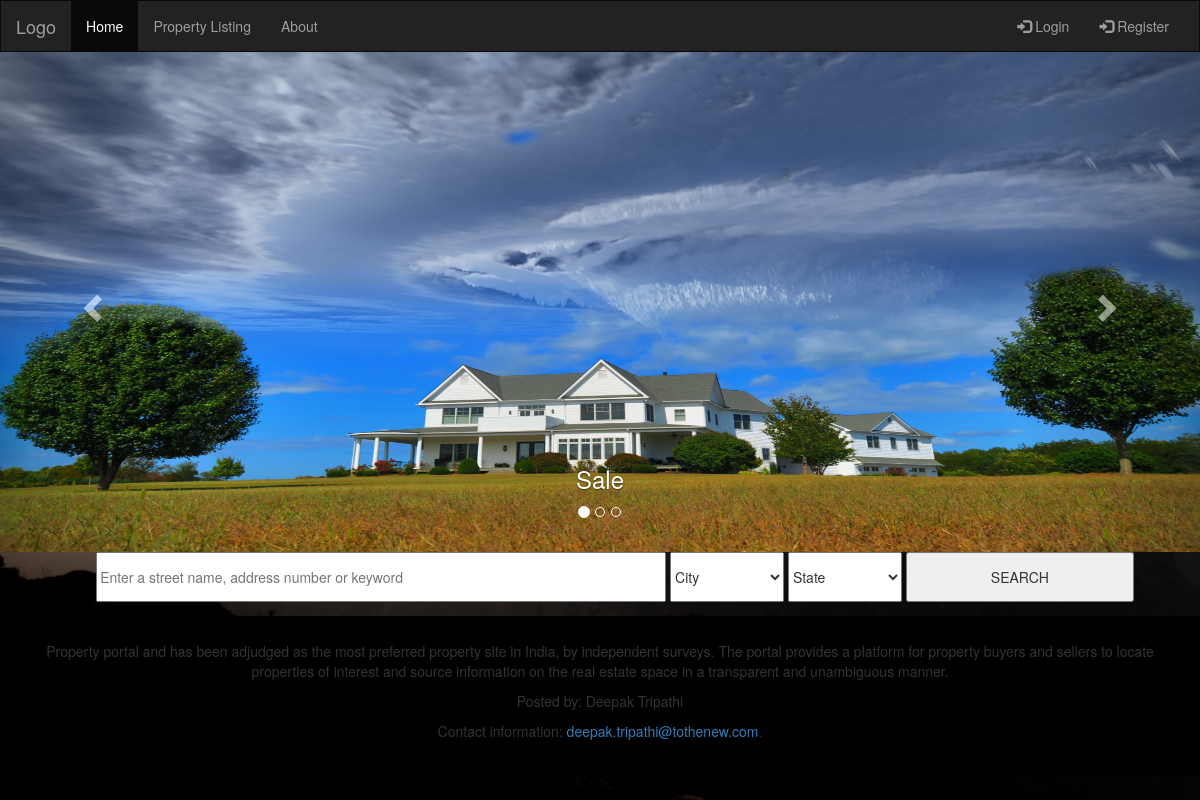
Before: /home/ with the older database file.
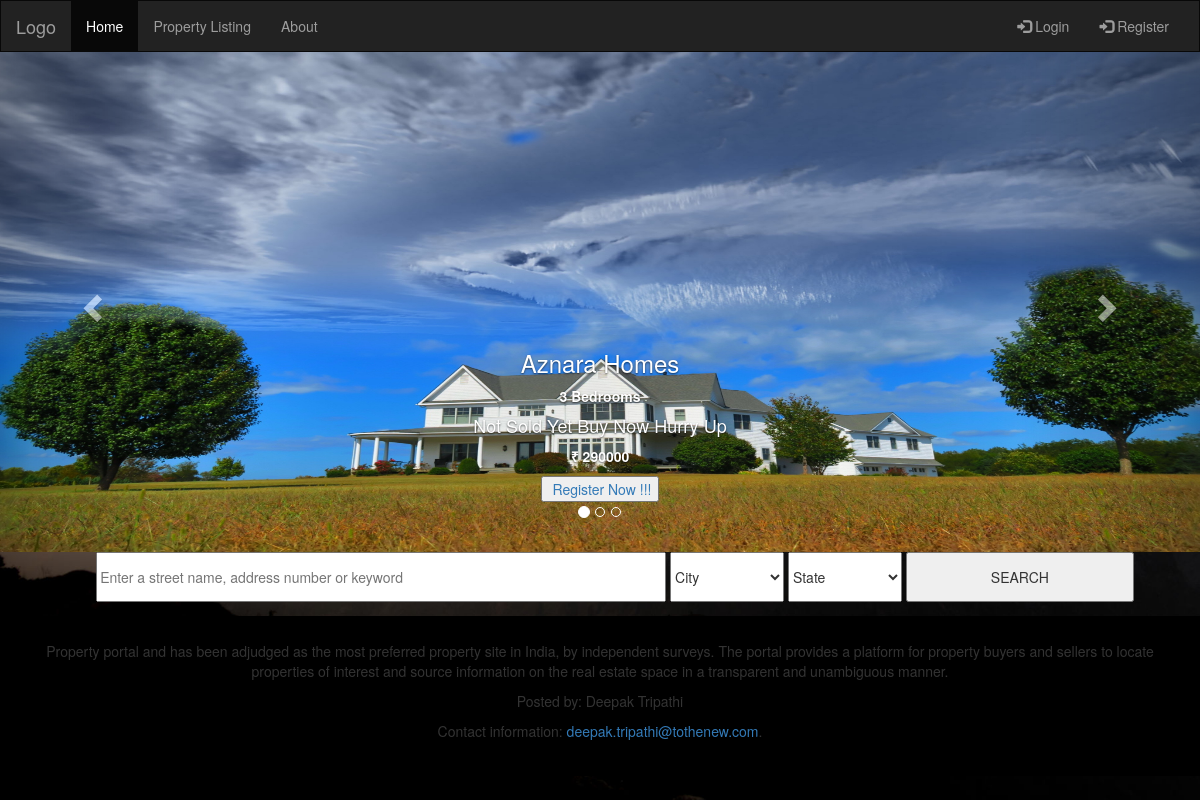
After: the same page with the newer database file.
### property/models.py (models this page shows, shortened)
class Property(models.Model):
    property_poster = models.ForeignKey(settings.AUTH_USER_MODEL, related_name='property', on_delete=models.CASCADE)
    property_title = models.CharField(max_length=20)
    property_address = models.CharField(max_length=20)
    property_city = models.CharField(max_length=20, choices=PROPERTY_CITY_CHOICES)
    property_states = models.CharField(max_length=20, choices=PROPERTY_STATE_CHOICES)
    property_pin = models.IntegerField(blank=False)
    property_price = models.IntegerField(blank=False)
    property_bedroom = models.IntegerField(blank=False)
    property_bathroom = models.IntegerField(blank=False)
    property_sq_feet = models.IntegerField(blank=False)
    property_lot_size = models.IntegerField(default=0)
    property_garage = models.IntegerField(default=0)
    property_is_published = models.BooleanField(default=True)
    property_listing_date = models.DateField(auto_now_add=True, editable=False)
    property_description = models.TextField(max_length=200, blank=True)
    photo_main = models.ImageField(upload_to='property_images/', default='property_images/default/home.jpg')
    photo1 = models.ImageField(upload_to='property_images/', blank=True)
    photo2 = models.ImageField(upload_to='property_images/', blank=True)
    photo3 = models.ImageField(upload_to='property_images/', blank=True)
    photo4 = models.ImageField(upload_to='property_images/', blank=True)
    photo5 = models.ImageField(upload_to='property_images/', blank=True)
    photo6 = models.ImageField(upload_to='property_images/', blank=True)

### home/views.py (the view)
# urls.py: path('home/', Base.as_view(), name='base'),
class Base(ListView):
    model = Property
    template_name = 'base.html'
    def get_context_data(self, *, object_list=None, **kwargs):
        context = super(Base, self).get_context_data(**kwargs)
        context['property'] = Property.objects.filter(property_is_published=True).order_by('-property_listing_date')[:3]
        return context

### home/templates/base.html (shortened to what the changed rows need)
{% load static %}
<html lang="en">
<head>
  <link rel="stylesheet" href="https://maxcdn.bootstrapcdn.com/bootstrap/3.4.0/css/bootstrap.min.css">
</head>
<body background="{% static 'images/header.jpg' %}" style="background-attachment: fixed;
  background-position: center;
  background-repeat: no-repeat;
  background-size: cover;">
{% block content %}
<div id="myCarousel" class="carousel slide" data-ride="carousel">
    <div class="carousel-inner" role="listbox">
    {% for prop in property%}
        <div class="item{% if forloop.first %} active{% endif %}">
              <img style="height:100%;max-height:500px;" src="{{prop.photo_main.url}}" alt="Image">
              <div class="carousel-caption capt">
                  <b><h3>{{prop.property_title}}</h3>
                  <p> {{prop.property_bedroom}} Bedrooms</p>
                    {% if prop.property_is_published %}
                     <p><h4>Not Sold Yet Buy Now Hurry Up </h4></p>
                    {% else %}
                      <p><b> Sold </b></p>
                      {% endif %}
                      <p> ₹ {{prop.property_price}} </p> </b>
                  {% if not user.is_authenticated %}
                  <div>
                      <span>    <a href="{% url 'blogapp:register' %}"><input type="submit" value=" Register Now !!!"></a> </span>
                  </div>
                  {% endif %}
              </div>
        </div>
   {% empty %}
      <div class="item active">
        <img style="height:100%;max-height:500px;" src="{% static 'images/h6.jpg' %}" alt="Image">
        <div class="carousel-caption">
          <h3>Sale </h3>
        </div>
      </div>
        {% endfor %}
    </div>
</div>
{% endblock %}
</body>
</html>

Changed rows visible on the page:
added Property: photo_main (picture), property_title "Aznara Homes", property_bedroom "3", property_is_published "Not Sold Yet Buy Now Hurry Up", property_price "290000"
Other visible differences:
text no longer shown: "Sale"
